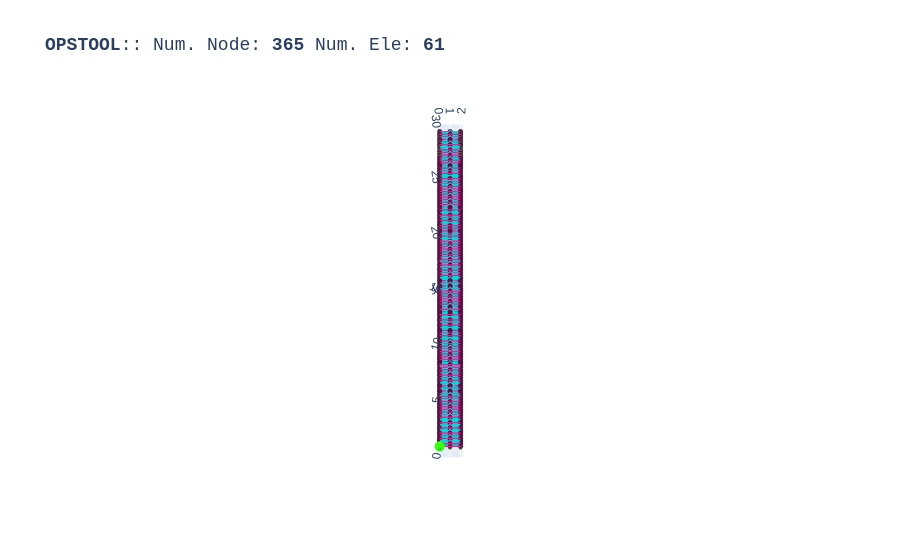

Notebook code cell kept with this figure:
### Code cell
opst.vis.plotly.plot_model(show_node_numbering=False, show_ele_numbering=False, show_nodal_loads = False)

### Figure 1 — Plotly figure (JSON) as saved in the notebook; plotly's stock layout.template omitted (floating-point values rounded to 4 significant figures; data arrays with more than 128 entries replaced by an {"elided": "..."} marker saying what was removed)
{"data": [{"color": "#00FFFF", "hoverinfo": "skip", "i": {"elided": "480 int values"}, "j": {"elided": "480 int values"}, "k": {"elided": "480 int values"}, "name": "Nine_Four_Node_QuadUP", "opacity": 1, "type": "mesh3d", "x": {"elided": "540 float values"}, "y": {"elided": "540 float values"}, "z": {"elided": "540 float values"}}, {"connectgaps": false, "hoverinfo": "skip", "line": {"color": "black", "width": 1}, "mode": "lines", "name": "Edge", "type": "scatter3d", "x": {"elided": "600 float values"}, "y": {"elided": "600 float values"}, "z": {"elided": "600 float values"}}, {"connectgaps": false, "hoverinfo": "skip", "line": {"color": "#39FF14", "width": 5}, "mode": "lines", "name": "ZeroLength", "type": "scatter3d", "x": [0.0, 0.0, NaN], "y": [0.0, 0.0, NaN], "z": [0.0, 0.0, NaN]}, {"customdata": ["eleTag: 1<br>connectedNodes:<br> [1 3 9 7 2 6 8 4 5]", "eleTag: 2<br>connectedNodes:<br> [ 7  9 15 13  8 12 14 10 11]", "eleTag: 3<br>connectedNodes:<br> [13 15 21 19 14 18 20 16 17]", "eleTag: 4<br>connectedNodes:<br> [19 21 27 25 20 24 26 22 23]", "eleTag: 5<br>connectedNodes:<br> [25 27 33 31 26 30 32 28 29]", "eleTag: 6<br>connectedNodes:<br> [31 33 39 37 32 36 38 34 35]", "eleTag: 7<br>connectedNodes:<br> [37 39 45 43 38 42 44 40 41]", "eleTag: 8<br>connectedNodes:<br> [43 45 51 49 44 48 50 46 47]", "eleTag: 9<br>connectedNodes:<br> [49 51 57 55 50 54 56 52 53]", "eleTag: 10<br>connectedNodes:<br> [55 57 63 61 56 60 62 58 59]", "eleTag: 11<br>connectedNodes:<br> [61 63 69 67 62 66 68 64 65]", "eleTag: 12<br>connectedNodes:<br> [67 69 75 73 68 72 74 70 71]", "eleTag: 13<br>connectedNodes:<br> [73 75 81 79 74 78 80 76 77]", "eleTag: 14<br>connectedNodes:<br> [79 81 87 85 80 84 86 82 83]", "eleTag: 15<br>connectedNodes:<br> [85 87 93 91 86 90 92 88 89]", "eleTag: 16<br>connectedNodes:<br> [91 93 99 97 92 96 98 94 95]", "eleTag: 17<br>connectedNodes:<br> [ 97  99 105 103  98 102 104 100 101]", "eleTag: 18<br>connectedNodes:<br> [103 105 111 109 104 108 110 106 107]", "eleTag: 19<br>connectedNodes:<br> [109 111 117 115 110 114 116 112 113]", "eleTag: 20<br>connectedNodes:<br> [115 117 123 121 116 120 122 118 119]", "eleTag: 21<br>connectedNodes:<br> [121 123 129 127 122 126 128 124 125]", "eleTag: 22<br>connectedNodes:<br> [127 129 135 133 128 132 134 130 131]", "eleTag: 23<br>connectedNodes:<br> [133 135 141 139 134 138 140 136 137]", "eleTag: 24<br>connectedNodes:<br> [139 141 147 145 140 144 146 142 143]", "eleTag: 25<br>connectedNodes:<br> [145 147 153 151 146 150 152 148 149]", "eleTag: 26<br>connectedNodes:<br> [151 153 159 157 152 156 158 154 155]", "eleTag: 27<br>connectedNodes:<br> [157 159 165 163 158 162 164 160 161]", "eleTag: 28<br>connectedNodes:<br> [163 165 171 169 164 168 170 166 167]", "eleTag: 29<br>connectedNodes:<br> [169 171 177 175 170 174 176 172 173]", "eleTag: 30<br>connectedNodes:<br> [175 177 183 181 176 180 182 178 179]", "eleTag: 31<br>connectedNodes:<br> [181 183 189 187 182 186 188 184 185]", "eleTag: 32<br>connectedNodes:<br> [187 189 195 193 188 192 194 190 191]", "eleTag: 33<br>connectedNodes:<br> [193 195 201 199 194 198 200 196 197]", "eleTag: 34<br>connectedNodes:<br> [199 201 207 205 200 204 206 202 203]", "eleTag: 35<br>connectedNodes:<br> [205 207 213 211 206 210 212 208 209]", "eleTag: 36<br>connectedNodes:<br> [211 213 219 217 212 216 218 214 215]", "eleTag: 37<br>connectedNodes:<br> [217 219 225 223 218 222 224 220 221]", "eleTag: 38<br>connectedNodes:<br> [223 225 231 229 224 228 230 226 227]", "eleTag: 39<br>connectedNodes:<br> [229 231 237 235 230 234 236 232 233]", "eleTag: 40<br>connectedNodes:<br> [235 237 243 241 236 240 242 238 239]", "eleTag: 41<br>connectedNodes:<br> [241 243 249 247 242 246 248 244 245]", "eleTag: 42<br>connectedNodes:<br> [247 249 255 253 248 252 254 250 251]", "eleTag: 43<br>connectedNodes:<br> [253 255 261 259 254 258 260 256 257]", "eleTag: 44<br>connectedNodes:<br> [259 261 267 265 260 264 266 262 263]", "eleTag: 45<br>connectedNodes:<br> [265 267 273 271 266 270 272 268 269]", "eleTag: 46<br>connectedNodes:<br> [271 273 279 277 272 276 278 274 275]", "eleTag: 47<br>connectedNodes:<br> [277 279 285 283 278 282 284 280 281]", "eleTag: 48<br>connectedNodes:<br> [283 285 291 289 284 288 290 286 287]", "eleTag: 49<br>connectedNodes:<br> [289 291 297 295 290 294 296 292 293]", "eleTag: 50<br>connectedNodes:<br> [295 297 303 301 296 300 302 298 299]", "eleTag: 51<br>connectedNodes:<br> [301 303 309 307 302 306 308 304 305]", "eleTag: 52<br>connectedNodes:<br> [307 309 315 313 308 312 314 310 311]", "eleTag: 53<br>connectedNodes:<br> [313 315 321 319 314 318 320 316 317]", "eleTag: 54<br>connectedNodes:<br> [319 321 327 325 320 324 326 322 323]", "eleTag: 55<br>connectedNodes:<br> [325 327 333 331 326 330 332 328 329]", "eleTag: 56<br>connectedNodes:<br> [331 333 339 337 332 336 338 334 335]", "eleTag: 57<br>connectedNodes:<br> [337 339 345 343 338 342 344 340 341]", "eleTag: 58<br>connectedNodes:<br> [343 345 351 349 344 348 350 346 347]", "eleTag: 59<br>connectedNodes:<br> [349 351 357 355 350 354 356 352 353]", "eleTag: 60<br>connectedNodes:<br> [355 357 363 361 356 360 362 358 359]"], "hovertemplate": "%{customdata}", "marker": {"color": "#00FFFF", "size": 3, "symbol": "diamond-open"}, "mode": "markers", "name": "Nine_Four_Node_QuadUP", "type": "scatter3d", "x": [1.0, 1.0, 1.0, 1.0, 1.0, 1.0, 1.0, 1.0, 1.0, 1.0, 1.0, 1.0, 1.0, 1.0, 1.0, 1.0, 1.0, 1.0, 1.0, 1.0, 1.0, 1.0, 1.0, 1.0, 1.0, 1.0, 1.0, 1.0, 1.0, 1.0, 1.0, 1.0, 1.0, 1.0, 1.0, 1.0, 1.0, 1.0, 1.0, 1.0, 1.0, 1.0, 1.0, 1.0, 1.0, 1.0, 1.0, 1.0, 1.0, 1.0, 1.0, 1.0, 1.0, 1.0, 1.0, 1.0, 1.0, 1.0, 1.0, 1.0], "y": [0.25, 0.75, 1.25, 1.75, 2.25, 2.75, 3.25, 3.75, 4.25, 4.75, 5.25, 5.75, 6.25, 6.75, 7.25, 7.75, 8.25, 8.75, 9.25, 9.75, 10.25, 10.75, 11.25, 11.75, 12.25, 12.75, 13.25, 13.75, 14.25, 14.75, 15.25, 15.75, 16.25, 16.75, 17.25, 17.75, 18.25, 18.75, 19.25, 19.75, 20.25, 20.75, 21.25, 21.75, 22.25, 22.75, 23.25, 23.75, 24.25, 24.75, 25.25, 25.75, 26.25, 26.75, 27.25, 27.75, 28.25, 28.75, 29.25, 29.75], "z": [0.0, 0.0, 0.0, 0.0, 0.0, 0.0, 0.0, 0.0, 0.0, 0.0, 0.0, 0.0, 0.0, 0.0, 0.0, 0.0, 0.0, 0.0, 0.0, 0.0, 0.0, 0.0, 0.0, 0.0, 0.0, 0.0, 0.0, 0.0, 0.0, 0.0, 0.0, 0.0, 0.0, 0.0, 0.0, 0.0, 0.0, 0.0, 0.0, 0.0, 0.0, 0.0, 0.0, 0.0, 0.0, 0.0, 0.0, 0.0, 0.0, 0.0, 0.0, 0.0, 0.0, 0.0, 0.0, 0.0, 0.0, 0.0, 0.0, 0.0]}, {"customdata": ["eleTag: 61<br>connectedNodes:<br> [364 365]"], "hovertemplate": "%{customdata}", "marker": {"color": "#39FF14", "size": 3, "symbol": "diamond-open"}, "mode": "markers", "name": "ZeroLength", "type": "scatter3d", "x": [0.0], "y": [0.0], "z": [0.0]}, {"customdata": {"elided": "365 str values"}, "hovertemplate": "x: %{x}<br>y: %{y}<br>z: %{z} <br>nodeTag: %{customdata}", "marker": {"color": "#580f41", "size": 3, "symbol": "circle"}, "mode": "markers", "name": "Nodes", "type": "scatter3d", "x": {"elided": "365 float values"}, "y": {"elided": "365 float values"}, "z": {"elided": "365 float values"}}, {"connectgaps": false, "hoverinfo": "skip", "line": {"color": "#15b01a", "width": 1}, "mode": "lines", "name": "BC", "type": "scatter3d", "x": {"elided": "153 float values"}, "y": {"elided": "153 float values"}, "z": {"elided": "153 float values"}}, {"connectgaps": false, "hoverinfo": "skip", "line": {"color": "#FF1493", "width": 2.5}, "mode": "lines", "name": "mp constraint", "type": "scatter3d", "x": {"elided": "726 float values"}, "y": {"elided": "726 float values"}, "z": {"elided": "726 float values"}}, {"hoverinfo": "skip", "marker": {"color": "#39FF14", "size": 6}, "mode": "markers", "type": "scatter3d", "x": [0.0], "y": [0.0], "z": [0.0]}], "layout": {"autosize": true, "font": {"family": "Arial, sans-serif"}, "scene": {"aspectmode": "data", "camera": {"eye": {"x": 0, "y": -0.1, "z": 10}}, "dragmode": "pan", "xaxis": {"showbackground": false}, "yaxis": {"showbackground": false}, "zaxis": {"showbackground": true, "showgrid": true, "showticklabels": false, "ticks": "", "title": {"text": ""}, "visible": true}}, "showlegend": false, "title": {"font": {"family": "courier", "size": 18}, "text": "<b>OPSTOOL</b>:: Num. Node: <b>365</b> Num. Ele: <b>61</b>"}}}
